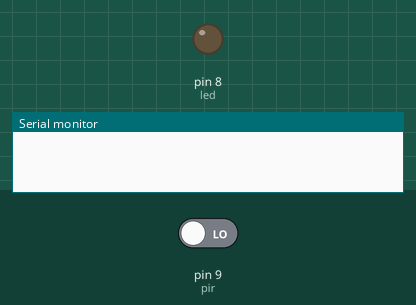
Recording of a sketch running on a simulated Arduino Uno, built with avr-gcc and run on an emulated ATmega328P. On the bench: output pins drawn as LEDs (lit = HIGH), the last lines printed to the serial monitor. The test bench sets the inputs (shaded band); at power-on: pin 9 (pir) LOW.

Above: at 1.2 s.
1.3 s: pin 9 (pir) driven HIGH
At 2.5 s:
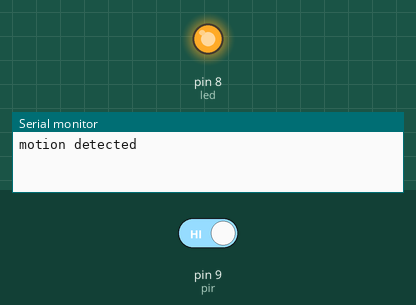
2.8 s: pin 9 (pir) driven LOW
At 3.7 s:
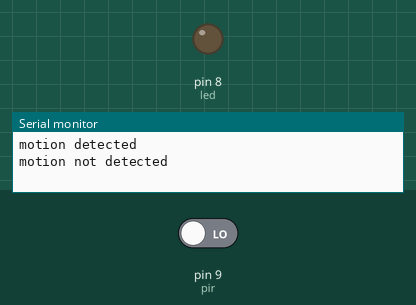
Timing chart, 0 to 5.8 s (numbered marks = the images above; inputs shaded):
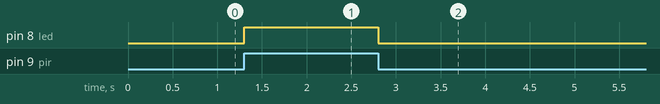

Measured:
- after the input at 1.3 s, pin 8 (led): LOW → HIGH at once
- after the input at 2.8 s, pin 8 (led): HIGH → LOW at once

The sketch:

Led_using_PIR.ino
```cpp
int pir=9;
int state=LOW;
int led=8;
void setup()
{
  pinMode(pir, INPUT);
  pinMode(8,OUTPUT);
  Serial.begin(9600);

}
void loop()
{
  int value=digitalRead(9);
  if(value==HIGH)
  {
    digitalWrite(led, HIGH);
    delay(100);
    if(state==LOW)
    {
     Serial.println("motion detected");
     state=HIGH;
     }
  }
  else
  {
   digitalWrite(led, LOW);
   delay(100);
   if(state==HIGH)
   {
    Serial.println("motion not detected");
    state=LOW;
    }

  }
}
```
